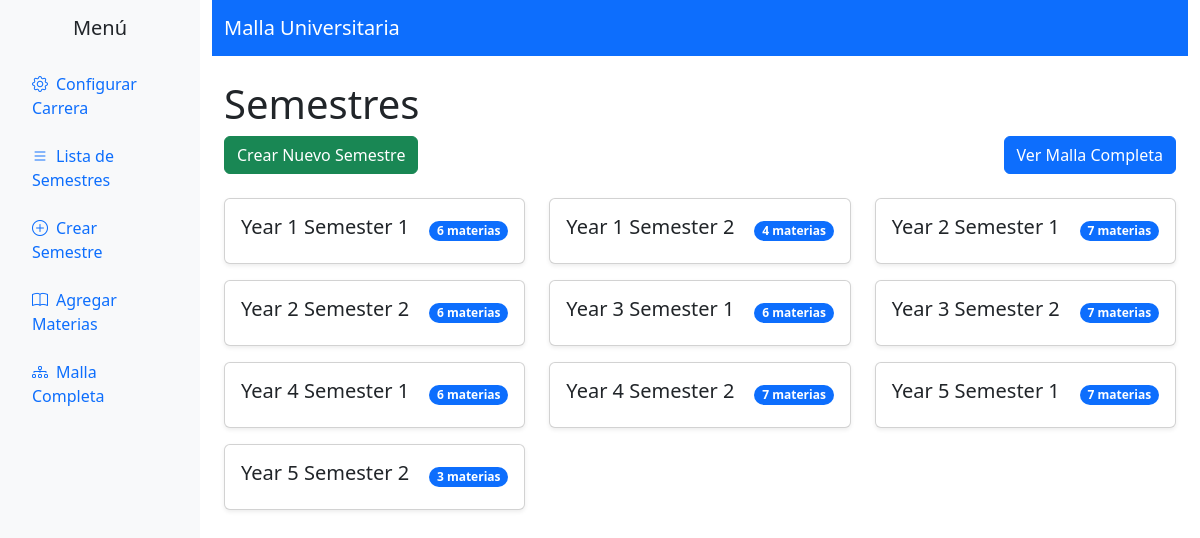
Page /malla/semesters/ on the committed database.
### malla/models.py (models this page shows, shortened)
class Semester(models.Model):
    name = models.CharField(max_length=100)
    prev_semester = models.ForeignKey('self', on_delete=models.SET_NULL, null=True, blank=True, related_name='next_semester_rel')
    next_semester = models.ForeignKey('self', on_delete=models.SET_NULL, null=True, blank=True, related_name='prev_semester_rel')

### malla/views.py (the view)
# urls.py: path('semesters/', views.semester_list, name='semester_list'),
def semester_list(request):
    semesters = Semester.objects.all()
    return render(request, 'malla/semester_list.html', {'semesters': semesters})

### malla/templates/malla/semester_list.html (shortened to what this page needs)
{% extends 'malla/base.html' %}
{% block content %}
<h1>Semestres</h1>
<div class="d-flex justify-content-between align-items-center mb-4">
    <a href="{% url 'malla:create_semester' %}" class="btn btn-success">Crear Nuevo Semestre</a>
    <a href="{% url 'malla:full_curriculum' %}" class="btn btn-primary">Ver Malla Completa</a>
</div>
{% if semesters %}
<div class="row">
    {% for semester in semesters %}
    <div class="col-md-6 col-lg-4 mb-3">
        <div class="card h-100 shadow-sm">
            <div class="card-body d-flex justify-content-between align-items-center">
                <a href="{% url 'malla:subject_list' semester.id %}" class="card-title h5 text-decoration-none">{{ semester.name }}</a>
                <span class="badge bg-primary rounded-pill">{{ semester.subjects.count }} materias</span>
            </div>
        </div>
    </div>
    {% endfor %}
</div>
{% else %}
<div class="alert alert-info" role="alert">
    No hay semestres disponibles. <a href="{% url 'malla:career_setup' %}">Configura tu carrera</a> para comenzar.
</div>
{% endif %}
{% endblock %}

### malla/templates/malla/base.html (shortened to what this page needs)
<!DOCTYPE html>
<html lang="en">
<head>
    <link href="https://cdn.jsdelivr.net/npm/bootstrap@5.3.0/dist/css/bootstrap.min.css" rel="stylesheet">
    <link rel="stylesheet" href="https://cdn.jsdelivr.net/npm/bootstrap-icons@1.10.0/font/bootstrap-icons.css">
</head>
<body>
<div class="container-fluid">
    <div class="row">
        <div class="col-md-2 bg-light p-3 min-vh-100">
            <h5 class="text-center mb-4">Menú</h5>
            <ul class="nav flex-column">
                <li class="nav-item mb-2">
                    <a class="nav-link" href="{% url 'malla:career_setup' %}"><i class="bi bi-gear me-2"></i>Configurar Carrera</a>
                </li>
                <li class="nav-item mb-2">
                    <a class="nav-link" href="{% url 'malla:semester_list' %}"><i class="bi bi-list me-2"></i>Lista de Semestres</a>
                </li>
                <li class="nav-item mb-2">
                    <a class="nav-link" href="{% url 'malla:create_semester' %}"><i class="bi bi-plus-circle me-2"></i>Crear Semestre</a>
                </li>
                <li class="nav-item mb-2">
                    <a class="nav-link" href="{% url 'malla:multi_semester_subjects' %}"><i class="bi bi-book me-2"></i>Agregar Materias</a>
                </li>
                <li class="nav-item mb-2">
                    <a class="nav-link" href="{% url 'malla:full_curriculum' %}"><i class="bi bi-diagram-3 me-2"></i>Malla Completa</a>
                </li>
            </ul>
        </div>
        <div class="col-md-10">
            <nav class="navbar navbar-expand-lg navbar-dark bg-primary mb-4">
                <div class="container-fluid">
                    <a class="navbar-brand" href="{% url 'malla:semester_list' %}">Malla Universitaria</a>
                </div>
            </nav>
            <div class="container">
                {% block content %}
                {% endblock %}
            </div>
        </div>
    </div>
</div>
</body>
</html>

### rows in the picture
Semester: name "Year 1 Semester 1", subjects.count "6"
Semester: name "Year 1 Semester 2", subjects.count "4"
Semester: name "Year 2 Semester 1", subjects.count "7"
Semester: name "Year 2 Semester 2", subjects.count "6"
Semester: name "Year 3 Semester 1", subjects.count "6"
Semester: name "Year 3 Semester 2", subjects.count "7"
Semester: name "Year 4 Semester 1", subjects.count "6"
Semester: name "Year 4 Semester 2", subjects.count "7"
Semester: name "Year 5 Semester 1", subjects.count "7"
Semester: name "Year 5 Semester 2", subjects.count "3"
